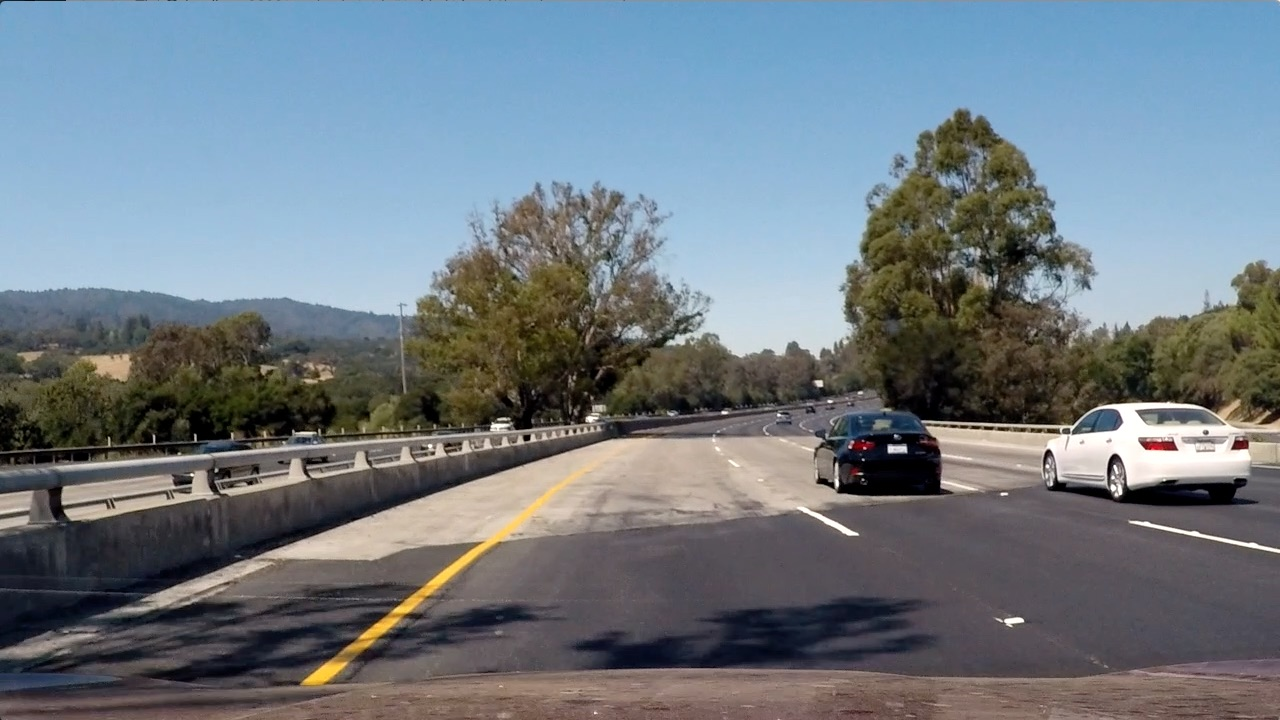
#> input picture CarND-Vehicle-Detection/test_images/test4.jpg, 1280 x 720 px
$ jupyter execute --allow-errors project_workbook.ipynb   (shell and % lines are left out)   (older library calls are emulated)
#> lines starting #> are read from the running program, lines starting #| are printed output that depends on the picture
**Vehicle Detection Project**

The goals / steps of this project are the following:

* Perform a Histogram of Oriented Gradients (HOG) feature extraction on a labeled training set of images and train a classifier Linear SVM classifier
* Optionally, you can also apply a color transform and append binned color features, as well as histograms of color, to your HOG feature vector.
* Note: for those first two steps don't forget to normalize your features and randomize a selection for training and testing.
* Implement a sliding-window technique and use your trained classifier to search for vehicles in images.
* Run your pipeline on a video stream (start with the test_video.mp4 and later implement on full project_video.mp4) and create a heat map of recurring detections frame by frame to reject outliers and follow detected vehicles.
* Estimate a bounding box for vehicles detected.

[cell 1]
import numpy as np
import time
import pandas as pd
import pickle
import cv2
import glob
import matplotlib.pyplot as plt
import matplotlib.image as mpimg
import random
from moviepy.editor import VideoFileClip
from IPython.display import HTML
from sklearn.model_selection import train_test_split
from sklearn.preprocessing import StandardScaler
from sklearn.svm import SVC
from sklearn.svm import LinearSVC

from skimage.feature import hog
from scipy.ndimage.measurements import label

### Histogram of Oriented Gradients (HOG)

[cell 2]
# Divide up into cars and notcars
images = glob.glob('./non-vehicles/**/*.png', recursive=True)
notcars = []
for image in images:
    notcars.append(image)

images = glob.glob('./vehicles/**/*.png', recursive=True)
vehicle_files = images

cars = []
for image in images:
    cars.append(image)

[cell 3]
# vehicle_files = glob.glob('./vehicles/**/*.png')
vehicle_imgs = [cv2.cvtColor(cv2.imread(v), cv2.COLOR_BGR2RGB) for v in cars]
# non_vehicle_files = glob.glob('./non-vehicles/**/*.png')
non_vehicle_imgs = [cv2.cvtColor(cv2.imread(v), cv2.COLOR_BGR2RGB) for v in notcars]
num_vehicles, num_non_vehicles = len(vehicle_imgs), len(non_vehicle_imgs)
all_imgs = vehicle_imgs + non_vehicle_imgs

[cell 4]
print ("Vehicle Files: %r"%len(vehicle_files))
print ("Non-Vehicle Files: %r"%len(vehicle_files))

[cell 5]
def car_not_car(img1, img2, title1, title2):
    cmap = None if len(img1.shape) == 3 else 'gray'
    f, (ax1, ax2) = plt.subplots(1, 2, figsize=(20,10))
    ax1.imshow(img1, cmap=cmap)
    ax1.set_title(title1, fontsize=30)
    ax2.imshow(img2, cmap=cmap)
    ax2.set_title(title2, fontsize=30)
    plt.savefig('./figures/'+title1+'_'+title2+'.jpg', bbox_inches='tight')

#> (the rest of this cell did not finish here and is left out)

[cell 6]
def bin_spatial(img, color_space='RGB', size=(16, 16)):
    # Convert image to new color space (if specified)
    if color_space != 'RGB':
        if color_space == 'HSV':
            feature_image = cv2.cvtColor(img, cv2.COLOR_RGB2HSV)
        elif color_space == 'LUV':
            feature_image = cv2.cvtColor(img, cv2.COLOR_RGB2LUV)
        elif color_space == 'HLS':
            feature_image = cv2.cvtColor(img, cv2.COLOR_RGB2HLS)
        elif color_space == 'YUV':
            feature_image = cv2.cvtColor(img, cv2.COLOR_RGB2YUV)
        elif color_space == 'YCrCb':
            feature_image = cv2.cvtColor(img, cv2.COLOR_RGB2YCrCb)
    else:
        feature_image = np.copy(img)
    # Use cv2.resize().ravel() to create the feature vector
    features = cv2.resize(feature_image, size)
#     features = cv2.resize(feature_image, size).ravel()
    # Return the feature vector
    return features

[cell 7]
vehicle_img_copy = vehicle_imgs.copy()
#> (the rest of this cell did not finish here and is left out)

[cell 8]
# Define a function to return HOG features and visualization
# get_hog_features = get_hog
def get_hog(img, orient = 9, pix_per_cell = (8,8), cell_per_block = (2,2), vis=False):
    if vis == True:
        features, hog_image = hog(img, orientations=orient, pixels_per_cell=pix_per_cell,
                                  cells_per_block=cell_per_block, transform_sqrt=False,
                                  visualise=True, feature_vector=True)
        return features, hog_image
    else:
        features = hog(img, orientations=orient, pixels_per_cell=pix_per_cell,
                       cells_per_block=cell_per_block, transform_sqrt=False,
                       visualise=False, feature_vector=True)
        return features

#> (a cell that did not finish here is left out)

[cell 10]
def get_feature_vector(image):
    image_resized = cv2.resize(image, (64, 64), cv2.INTER_AREA)
    image_hls = cv2.cvtColor(image_resized, cv2.COLOR_RGB2HLS)
    bin_spatial_feats = bin_spatial(image_hls, color_space = 'HLS').ravel()
    hog_features_h = get_hog(image_hls[:,:,0]).ravel()
    hog_features_l = get_hog(image_hls[:,:,1]).ravel()
    hog_features_s = get_hog(image_hls[:,:,2]).ravel()
    img_features = np.concatenate((bin_spatial_feats, hog_features_h, hog_features_l, hog_features_s))
    return img_features

[cell 11]
x_list = [get_feature_vector(img) for img in all_imgs]

#> (a cell that did not finish here is left out)

#> (a cell that did not finish here is left out)

#> (a cell that did not finish here is left out)

[cell 15]
# Use a linear SVC
clf = LinearSVC(C = .01)
# Check the training time for the SVC
t=time.time()
#> (the rest of this cell did not finish here and is left out)

[cell 16]
# [6 lines of commented-out code are left out]

[cell 17]
# Here is your draw_boxes function from the previous exercise
def draw_boxes(img, bboxes, color=(0, 0, 255), thick=6):
    # Make a copy of the image
    imcopy = np.copy(img)
    # Iterate through the bounding boxes
    for bbox in bboxes:
        # Draw a rectangle given bbox coordinates
        cv2.rectangle(imcopy, bbox[0], bbox[1], color, thick)
    # Return the image copy with boxes drawn
    return imcopy

[cell 18]
# Define a function that takes an image,
# start and stop positions in both x and y,
# window size (x and y dimensions),
# and overlap fraction (for both x and y)
def slide_window(img, x_start_stop=[None, None], y_start_stop=[None, None],
                    xy_window=(64, 64), xy_overlap=(0.5, 0.5)):

    # If x and/or y start/stop positions not defined, set to image size
    if x_start_stop[0] == None:
        x_start_stop[0] = 0
    if x_start_stop[1] == None:
        x_start_stop[1] = img.shape[1]
    if y_start_stop[0] == None:
        y_start_stop[0] = 0
    if y_start_stop[1] == None:
        y_start_stop[1] = img.shape[0]
    # Compute the span of the region to be searched
    xspan = x_start_stop[1] - x_start_stop[0]
    yspan = y_start_stop[1] - y_start_stop[0]
    # Compute the number of pixels per step in x/y
    nx_pix_per_step = np.int(xy_window[0]*(1 - xy_overlap[0]))
    ny_pix_per_step = np.int(xy_window[1]*(1 - xy_overlap[1]))
    # Compute the number of windows in x/y
    nx_windows = np.int(xspan/nx_pix_per_step) - 1
    ny_windows = np.int(yspan/ny_pix_per_step) - 1
    # Initialize a list to append window positions to
    window_list = []
    # Loop through finding x and y window positions
    # Note: you could vectorize this step, but in practice
    # you'll be considering windows one by one with your
    # classifier, so looping makes sense
    for ys in range(ny_windows):
        for xs in range(nx_windows):
            # Calculate window position
            startx = xs*nx_pix_per_step + x_start_stop[0]
            endx = startx + xy_window[0]
            starty = ys*ny_pix_per_step + y_start_stop[0]
            endy = starty + xy_window[1]
            # Append window position to list
            window_list.append(((startx, starty), (endx, endy)))
    # Return the list of windows
    return window_list

[cell 19]
randint = np.random.randint(1,6)
# image = plt.imread('test_images/test'+str(randint)+'.jpg')
image = cv2.imread('test_images/test4.jpg')
#> image is the input picture: shape (720, 1280, 3); mean B, G, R 130.9, 122.7, 112.2
image = cv2.cvtColor(image, cv2.COLOR_BGR2RGB)
y_start_stop=[int(image.shape[0]/2), int(image.shape[0])]
window_sizes = [(64, 64), (96, 96), (128, 128), (160, 160), (192, 192), (224, 224)]
# window_sizes = [(64, 64), (96, 96), (128, 128), (160, 160), (192, 192)]
windows = []
for window_size in window_sizes:
    new_windows = slide_window(image, x_start_stop=[None, None], y_start_stop=y_start_stop, xy_window=window_size,
                               xy_overlap=(0.75, 0.75))
    windows.extend(new_windows)
#> after the loop, windows = 3280 items

window_img = draw_boxes(image, windows, color=(0, 0, 255), thick=6)
#> the loop in draw_boxes, `for bbox in bboxes:` made 3280 passes
#> bbox on passes 1 to 3: ((0, 360), (64, 424)), ((16, 360), (80, 424)), ((32, 360), (96, 424))
#> after the loop in draw_boxes, `for bbox in bboxes:`:
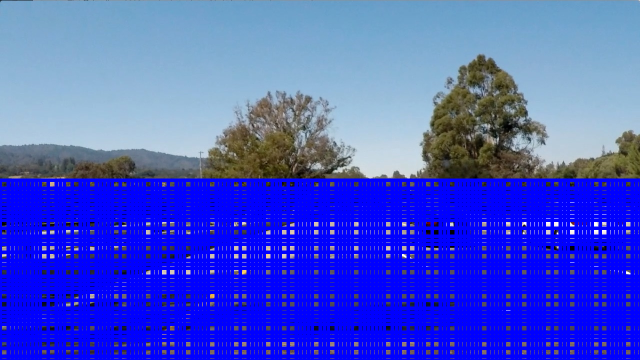
#> imcopy: shape (720, 1280, 3) (shown at 1/2 size); mean R, G, B 69.3, 83.3, 207.9
car_not_car(image, window_img, 'Test image', 'Windows')
#> (the call stopped at in car_not_car, `f, (ax1, ax2) = plt.subplots(1, 2, figsize=(20,10))`: IPython is not available in this run)

[cell 20]
car_windows = []
#> (the rest of this cell did not finish here and is left out)

[cell 21]
def add_heat(heatmap, bbox_list):
    for box in bbox_list:
        heatmap[box[0][1]:box[1][1], box[0][0]:box[1][0]] += 1
#> heatmap: shape (720, 1280) float64; every value is 0
    return heatmap

def apply_threshold(heatmap, threshold):
    heatmap[heatmap <= threshold] = 0
    return heatmap

def get_labeled_bboxes(img, labels):
    bboxes = []
    for car_number in range(1, labels[1]+1):
        nonzero = (labels[0] == car_number).nonzero()
        nonzeroy = np.array(nonzero[0])
        nonzerox = np.array(nonzero[1])
        bbox = ((np.min(nonzerox), np.min(nonzeroy)), (np.max(nonzerox), np.max(nonzeroy)))
        if( abs(bbox[0][0]-bbox[1][0])> 50 and abs(bbox[0][1]-bbox[1][1])> 50) : # too small rect
            bboxes.append(bbox)
    return bboxes

def get_heatmap_windows(image, windows, threshold=2):
# def get_heatmap_windows(image, windows, threshold=1):
    heat = np.zeros_like(image[:,:,0]).astype(np.float)
    heat = add_heat(heat, windows)
    heat = apply_threshold(heat, threshold)
    heatmap = np.clip(heat, 0, 255)
    labels = label(heatmap)
    heatmap_windows = get_labeled_bboxes(image, labels)
#> heatmap_windows = []
    return heatmap, heatmap_windows

[cell 22]
heatmap, heatmap_boxes = get_heatmap_windows(image, car_windows, 2)
#> heatmap_boxes = []
draw_img = draw_boxes(np.copy(image), heatmap_boxes, color=(0, 0, 255), thick=6)

car_not_car(draw_img, heatmap, 'Car Positions', 'Heat Map')
#> (the call stopped at in car_not_car, `f, (ax1, ax2) = plt.subplots(1, 2, figsize=(20,10))`: IPython is not available in this run)


$ run again, with CarND-Vehicle-Detection/test_images/test1.jpg copied over CarND-Vehicle-Detection/test_images/test4.jpg
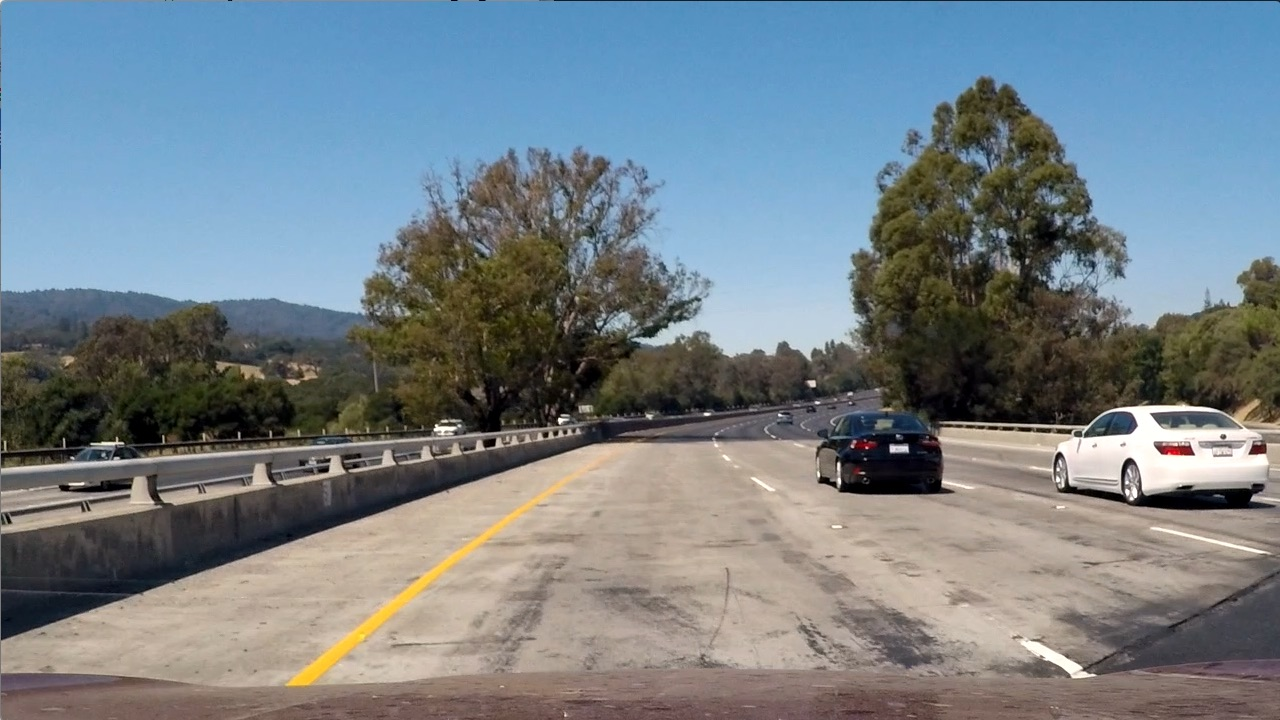
#> input picture CarND-Vehicle-Detection/test_images/test1.jpg, 1280 x 720 px
#> image is the input picture: shape (720, 1280, 3); mean B, G, R 135.5, 128.7, 117.5
#> after the loop `for window_size in window_sizes:`: windows = 3280 items
#> the loop in draw_boxes, `for bbox in bboxes:` made 3280 passes
#> bbox on passes 1 to 3: ((0, 360), (64, 424)), ((16, 360), (80, 424)), ((32, 360), (96, 424))
#> after the loop in draw_boxes, `for bbox in bboxes:`:
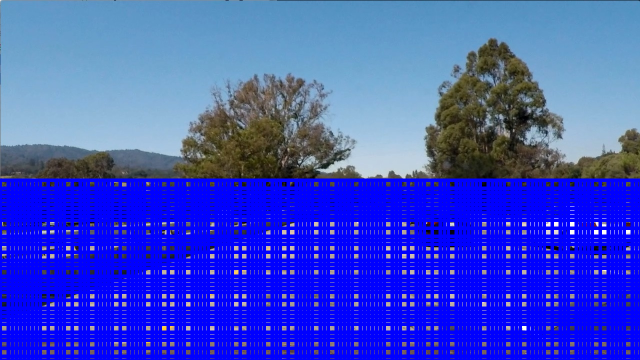
#> imcopy: shape (720, 1280, 3) (shown at 1/2 size); mean R, G, B 60.2, 76.3, 202.4
#> heatmap_windows = []

$ run again, with CarND-Vehicle-Detection/test_images/test2.jpg copied over CarND-Vehicle-Detection/test_images/test4.jpg
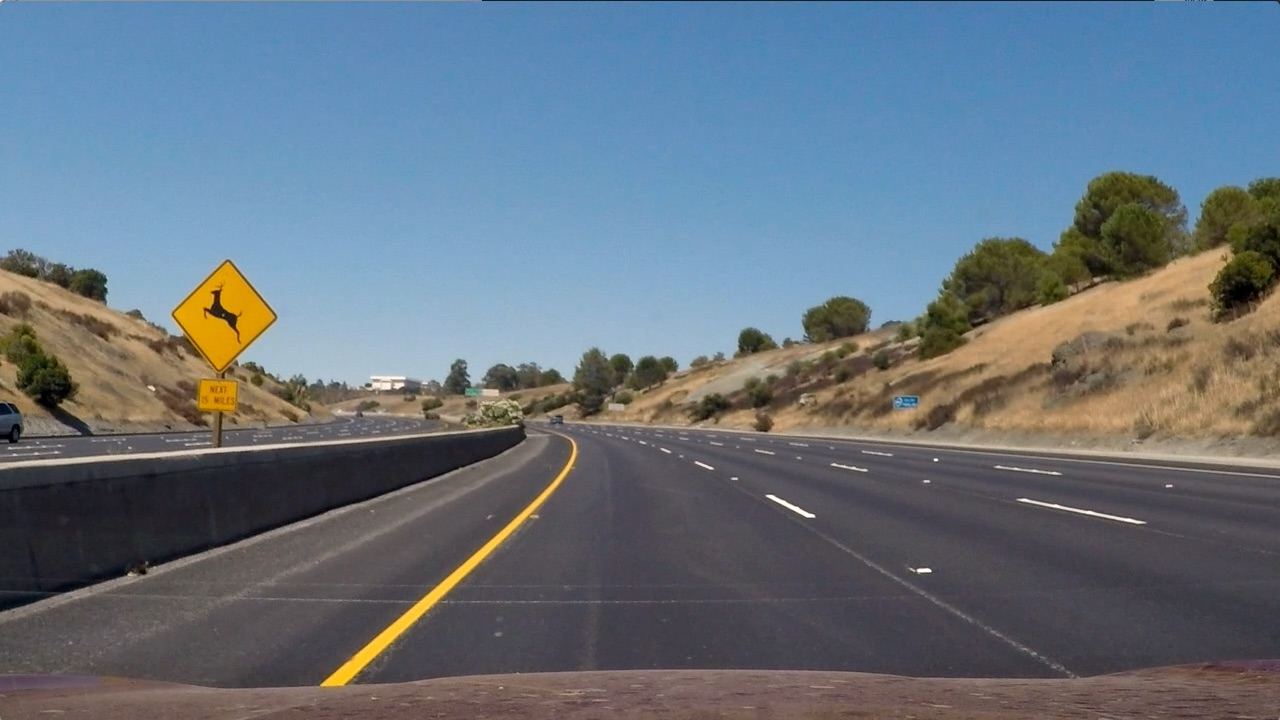
#> input picture CarND-Vehicle-Detection/test_images/test2.jpg, 1280 x 720 px
#> image is the input picture: shape (720, 1280, 3); mean B, G, R 125.5, 114.6, 102.8
#> after the loop `for window_size in window_sizes:`: windows = 3280 items
#> the loop in draw_boxes, `for bbox in bboxes:` made 3280 passes
#> bbox on passes 1 to 3: ((0, 360), (64, 424)), ((16, 360), (80, 424)), ((32, 360), (96, 424))
#> after the loop in draw_boxes, `for bbox in bboxes:`:
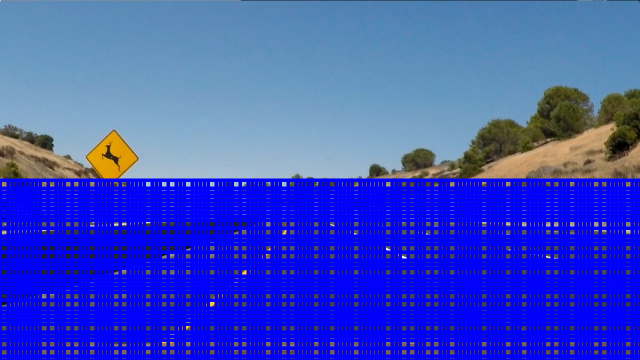
#> imcopy: shape (720, 1280, 3) (shown at 1/2 size); mean R, G, B 59.6, 75.7, 203
#> heatmap_windows = []
